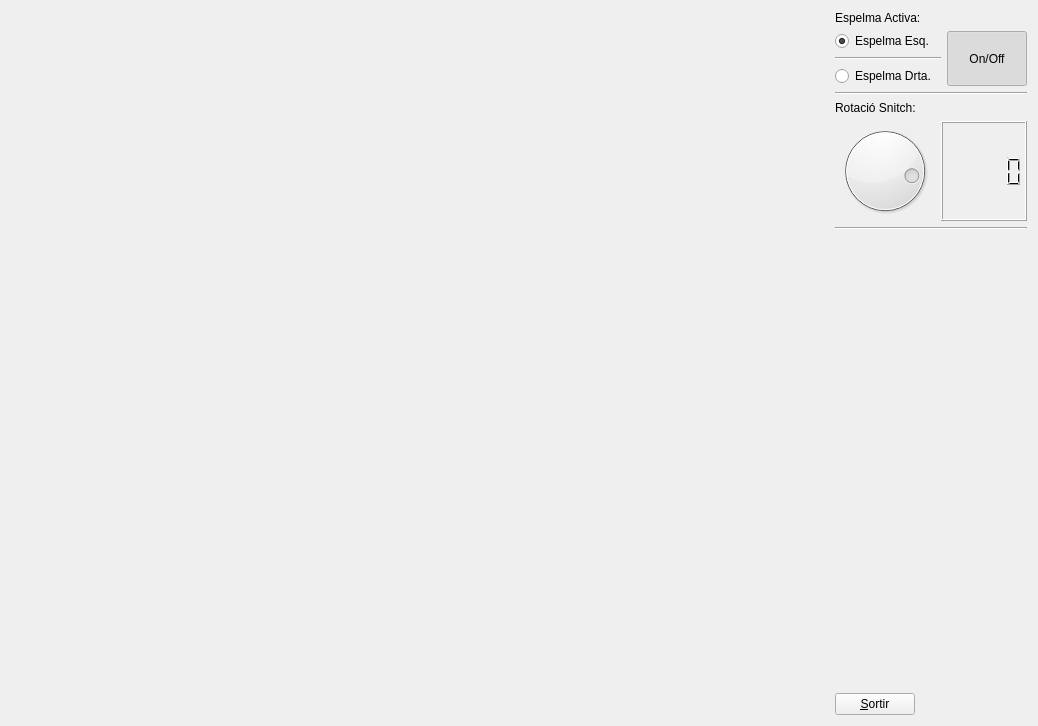
<?xml version="1.0" encoding="UTF-8"?>
<ui version="4.0">
 <class>MyForm</class>
 <widget class="QWidget" name="MyForm">
  <property name="geometry">
   <rect>
    <x>0</x>
    <y>0</y>
    <width>1038</width>
    <height>726</height>
   </rect>
  </property>
  <property name="windowTitle">
   <string>IDI-Lab</string>
  </property>
  <layout class="QHBoxLayout" name="horizontalLayout">
   <item>
    <widget class="MyGLWidget" name="widget" native="true">
     <property name="sizePolicy">
      <sizepolicy hsizetype="Expanding" vsizetype="Expanding">
       <horstretch>0</horstretch>
       <verstretch>0</verstretch>
      </sizepolicy>
     </property>
    </widget>
   </item>
   <item>
    <layout class="QVBoxLayout" name="verticalLayout">
     <item>
      <widget class="QLabel" name="label">
       <property name="text">
        <string>Espelma Activa:</string>
       </property>
      </widget>
     </item>
     <item>
      <layout class="QHBoxLayout" name="horizontalLayout_2">
       <item>
        <layout class="QVBoxLayout" name="verticalLayout_2">
         <item>
          <widget class="QRadioButton" name="radioButton">
           <property name="text">
            <string>Espelma Esq.  </string>
           </property>
           <property name="checked">
            <bool>true</bool>
           </property>
          </widget>
         </item>
         <item>
          <widget class="Line" name="line">
           <property name="orientation">
            <enum>Qt::Horizontal</enum>
           </property>
          </widget>
         </item>
         <item>
          <widget class="QRadioButton" name="radioButton_2">
           <property name="text">
            <string>Espelma Drta.</string>
           </property>
          </widget>
         </item>
        </layout>
       </item>
       <item>
        <widget class="QPushButton" name="pushButton_2">
         <property name="sizePolicy">
          <sizepolicy hsizetype="Minimum" vsizetype="Preferred">
           <horstretch>0</horstretch>
           <verstretch>0</verstretch>
          </sizepolicy>
         </property>
         <property name="autoFillBackground">
          <bool>false</bool>
         </property>
         <property name="text">
          <string>On/Off</string>
         </property>
         <property name="checkable">
          <bool>true</bool>
         </property>
         <property name="checked">
          <bool>true</bool>
         </property>
        </widget>
       </item>
      </layout>
     </item>
     <item>
      <widget class="Line" name="line_3">
       <property name="orientation">
        <enum>Qt::Horizontal</enum>
       </property>
      </widget>
     </item>
     <item>
      <widget class="QLabel" name="label_2">
       <property name="text">
        <string>Rotació Snitch:</string>
       </property>
      </widget>
     </item>
     <item>
      <layout class="QHBoxLayout" name="horizontalLayout_4">
       <item>
        <widget class="QDial" name="dial">
         <property name="maximum">
          <number>360</number>
         </property>
         <property name="value">
          <number>300</number>
         </property>
         <property name="sliderPosition">
          <number>300</number>
         </property>
         <property name="tracking">
          <bool>true</bool>
         </property>
        </widget>
       </item>
       <item>
        <widget class="QLCDNumber" name="lcdNumber"/>
       </item>
      </layout>
     </item>
     <item>
      <widget class="Line" name="line_4">
       <property name="orientation">
        <enum>Qt::Horizontal</enum>
       </property>
      </widget>
     </item>
     <item>
      <spacer name="verticalSpacer">
       <property name="orientation">
        <enum>Qt::Vertical</enum>
       </property>
       <property name="sizeHint" stdset="0">
        <size>
         <width>20</width>
         <height>40</height>
        </size>
       </property>
      </spacer>
     </item>
     <item>
      <widget class="QPushButton" name="pushButton">
       <property name="sizePolicy">
        <sizepolicy hsizetype="Fixed" vsizetype="Fixed">
         <horstretch>0</horstretch>
         <verstretch>0</verstretch>
        </sizepolicy>
       </property>
       <property name="text">
        <string>&amp;Sortir</string>
       </property>
      </widget>
     </item>
    </layout>
   </item>
  </layout>
 </widget>
 <customwidgets>
  <customwidget>
   <class>MyGLWidget</class>
   <extends>QWidget</extends>
   <header>MyGLWidget.h</header>
   <container>1</container>
   <slots>
    <signal>signalFocusMovedKeyboard(int)</signal>
    <signal>signalEngineMode(bool)</signal>
    <signal>enviaEspelmaActivaDreta()</signal>
    <signal>enviaEspelmaActivaEsq()</signal>
    <signal>enviaValActualRot(int)</signal>
    <slot>changeCamera()</slot>
    <slot>onFocusMoved(int)</slot>
    <slot>onEngineMode(bool)</slot>
    <slot>valueChanged(int)</slot>
    <slot>onValueChanged(int)</slot>
    <slot>onValueChangedCoordV(int)</slot>
    <slot>changeCamera(bool)</slot>
    <slot>setEspelmaEsq()</slot>
    <slot>setEspelmaDreta()</slot>
    <slot>setEncendreApagar(bool)</slot>
    <slot>setValorRotacio(int)</slot>
   </slots>
  </customwidget>
 </customwidgets>
 <resources/>
 <connections>
  <connection>
   <sender>widget</sender>
   <signal>enviaEspelmaActivaEsq()</signal>
   <receiver>radioButton</receiver>
   <slot>toggle()</slot>
   <hints>
    <hint type="sourcelabel">
     <x>599</x>
     <y>121</y>
    </hint>
    <hint type="destinationlabel">
     <x>828</x>
     <y>63</y>
    </hint>
   </hints>
  </connection>
  <connection>
   <sender>radioButton_2</sender>
   <signal>clicked()</signal>
   <receiver>widget</receiver>
   <slot>setEspelmaDreta()</slot>
   <hints>
    <hint type="sourcelabel">
     <x>828</x>
     <y>102</y>
    </hint>
    <hint type="destinationlabel">
     <x>599</x>
     <y>81</y>
    </hint>
   </hints>
  </connection>
  <connection>
   <sender>radioButton</sender>
   <signal>clicked(bool)</signal>
   <receiver>widget</receiver>
   <slot>setEspelmaEsq()</slot>
   <hints>
    <hint type="sourcelabel">
     <x>828</x>
     <y>55</y>
    </hint>
    <hint type="destinationlabel">
     <x>599</x>
     <y>41</y>
    </hint>
   </hints>
  </connection>
  <connection>
   <sender>widget</sender>
   <signal>enviaEspelmaActivaDreta()</signal>
   <receiver>radioButton_2</receiver>
   <slot>toggle()</slot>
   <hints>
    <hint type="sourcelabel">
     <x>572</x>
     <y>183</y>
    </hint>
    <hint type="destinationlabel">
     <x>828</x>
     <y>101</y>
    </hint>
   </hints>
  </connection>
  <connection>
   <sender>pushButton_2</sender>
   <signal>toggled(bool)</signal>
   <receiver>widget</receiver>
   <slot>setEncendreApagar(bool)</slot>
   <hints>
    <hint type="sourcelabel">
     <x>1025</x>
     <y>59</y>
    </hint>
    <hint type="destinationlabel">
     <x>788</x>
     <y>59</y>
    </hint>
   </hints>
  </connection>
  <connection>
   <sender>dial</sender>
   <signal>sliderMoved(int)</signal>
   <receiver>lcdNumber</receiver>
   <slot>display(int)</slot>
   <hints>
    <hint type="sourcelabel">
     <x>867</x>
     <y>175</y>
    </hint>
    <hint type="destinationlabel">
     <x>1008</x>
     <y>179</y>
    </hint>
   </hints>
  </connection>
  <connection>
   <sender>pushButton</sender>
   <signal>clicked()</signal>
   <receiver>MyForm</receiver>
   <slot>close()</slot>
   <hints>
    <hint type="sourcelabel">
     <x>878</x>
     <y>700</y>
    </hint>
    <hint type="destinationlabel">
     <x>1045</x>
     <y>587</y>
    </hint>
   </hints>
  </connection>
  <connection>
   <sender>dial</sender>
   <signal>sliderMoved(int)</signal>
   <receiver>widget</receiver>
   <slot>setValorRotacio(int)</slot>
   <hints>
    <hint type="sourcelabel">
     <x>887</x>
     <y>237</y>
    </hint>
    <hint type="destinationlabel">
     <x>815</x>
     <y>291</y>
    </hint>
   </hints>
  </connection>
  <connection>
   <sender>widget</sender>
   <signal>enviaValActualRot(int)</signal>
   <receiver>dial</receiver>
   <slot>setValue(int)</slot>
   <hints>
    <hint type="sourcelabel">
     <x>794</x>
     <y>238</y>
    </hint>
    <hint type="destinationlabel">
     <x>856</x>
     <y>231</y>
    </hint>
   </hints>
  </connection>
  <connection>
   <sender>dial</sender>
   <signal>valueChanged(int)</signal>
   <receiver>lcdNumber</receiver>
   <slot>display(int)</slot>
   <hints>
    <hint type="sourcelabel">
     <x>910</x>
     <y>204</y>
    </hint>
    <hint type="destinationlabel">
     <x>945</x>
     <y>208</y>
    </hint>
   </hints>
  </connection>
 </connections>
</ui>
